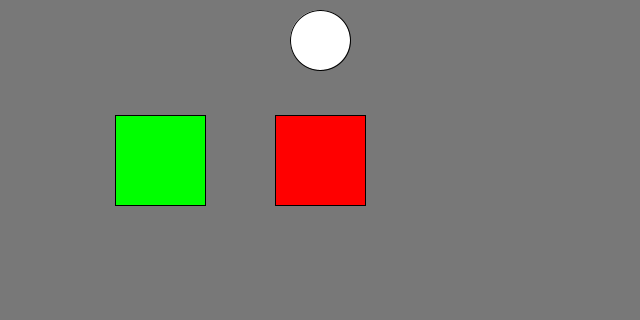
Frame 1 (no input)
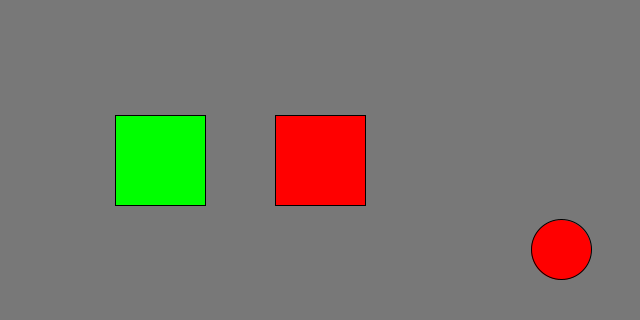
Frame 60 (the mouse pressed at the canvas centre just before this capture)
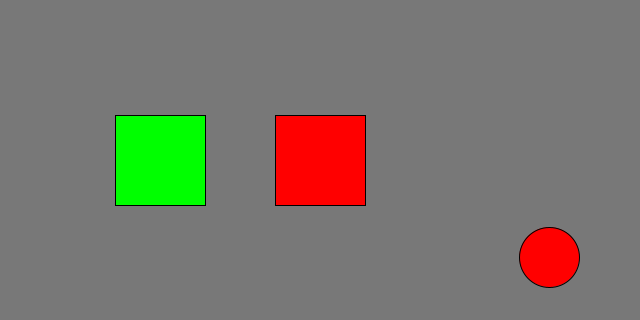
Frame 120 (the mouse held since frame 60 and released just before this capture)

The Processing sketch that drew these frames (run headless with seeded random() and noise(); from frame 60 on, the mouse is pressed at the canvas centre):

// Processing sketch: bouncing2
// ── bouncing2.pde
float circleX, circleY, speedY, speedX;
float R, G, B;
float radius = 30;
float squareX, squareY, dim;
float squareX1, squareY1;
boolean move=false;
void setup() {
  size(640, 320);
  background(120);
  speedX=random(2, 8);
  speedY=random(2, 8);
  circleX=width/2;
  circleY=40;
  R = random(0, 255);
  G = random(0, 255);
  B = random(0, 255);
  squareX1= width/2;
  squareY1= height/2;
  squareX= width/4;
  squareY= height/2;
  dim=45;
}

void draw() {
  background(120);
  if (mouseX >= squareX-dim && mouseX <= squareX+dim && mouseY >= squareY-dim && mouseY <= squareY+dim) {
    fill(R, G, B);
  }
  circle(circleX, circleY, radius*2);
  rectMode(CENTER);

  if (move == false) {
    circleY+=speedY;
    circleX+=speedX;
  }

  if (circleY >= height-radius || circleY <= radius) {
    speedY *= -1;
    R = random(0, 255);
    G = random(0, 255);
    B = random(0, 255);
  }
  if (circleX >= width-radius || circleX <= radius) {
    speedX *= -1;
    R = random(0, 255);
    G = random(0, 255);
    B = random(0, 255);
  }
  //square control 1
  fill(0,255,0);
  square(squareX, squareY, dim*2);

  fill(255,0,0);
  square(squareX1, squareY1, dim*2);
  if (mouseX >= squareX1-dim && mouseX <= squareX1+dim && mouseY >= squareY1-dim && mouseY <= squareY1+dim) {
    move=true;
  } else {
    move=false;
  }
}





void mousePressed() {
  
}
